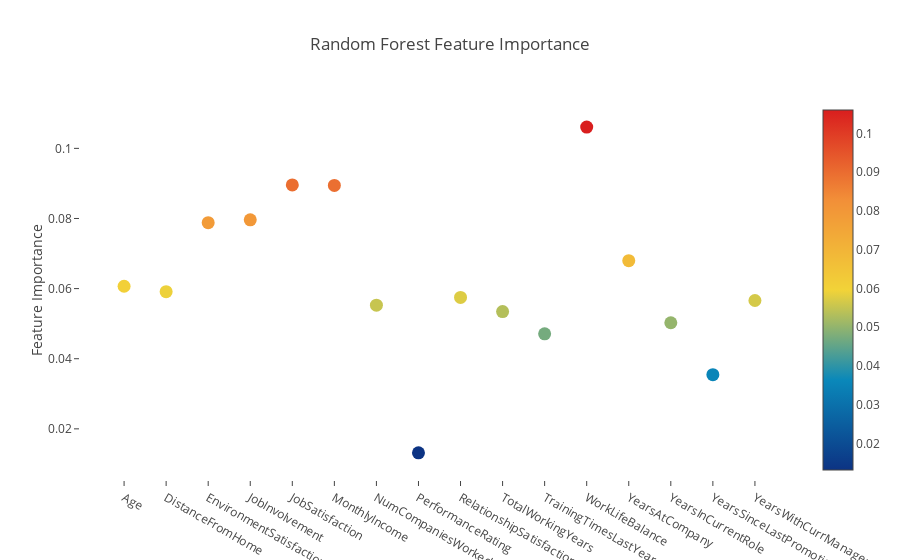

The notebook cell saved with this chart:
### Markdown cell above
### Feature Ranking via the Random Forest 

Among a ton of features we just test, what are the most important features you may ask ? Let's find out with function **feature_importances_** of scikit. Then we're going to plot a graph for a better comparision.

### Code cell
# Scatter plot 
trace = go.Scatter(
    y = rf.feature_importances_,
    x = attrition_final.columns.values,
    mode='markers',
    marker=dict(
        sizemode = 'diameter',
        sizeref = 1,
        size = 13,
        #size= rf.feature_importances_,
        #color = np.random.randn(500), #set color equal to a variable
        color = rf.feature_importances_,
        colorscale='Portland',
        showscale=True
    ),
    text = attrition_final.columns.values
)
data = [trace]

layout= go.Layout(
    autosize= True,
    title= 'Random Forest Feature Importance',
    hovermode= 'closest',
     xaxis= dict(
         ticklen= 5,
         showgrid=False,
        zeroline=False,
        showline=False
     ),
    yaxis=dict(
        title= 'Feature Importance',
        showgrid=False,
        zeroline=False,
        ticklen= 5,
        gridwidth= 2
    ),
    showlegend= False
)
fig = go.Figure(data=data, layout=layout)
py.iplot(fig,filename='scatter2010')

### Figure 1 — Plotly figure (JSON) as saved in the notebook; plotly's stock layout.template omitted (floating-point values rounded to 4 significant figures)
{"data": [{"marker": {"color": [0.06066, 0.05914, 0.07881, 0.07961, 0.08958, 0.08942, 0.05528, 0.01315, 0.05748, 0.05344, 0.04709, 0.1061, 0.06795, 0.05026, 0.03546, 0.05661], "colorscale": "Portland", "showscale": true, "size": 13, "sizemode": "diameter", "sizeref": 1}, "mode": "markers", "text": ["Age", "DistanceFromHome", "EnvironmentSatisfaction", "JobInvolvement", "JobSatisfaction", "MonthlyIncome", "NumCompaniesWorked", "PerformanceRating", "RelationshipSatisfaction", "TotalWorkingYears", "TrainingTimesLastYear", "WorkLifeBalance", "YearsAtCompany", "YearsInCurrentRole", "YearsSinceLastPromotion", "YearsWithCurrManager"], "type": "scatter", "x": ["Age", "DistanceFromHome", "EnvironmentSatisfaction", "JobInvolvement", "JobSatisfaction", "MonthlyIncome", "NumCompaniesWorked", "PerformanceRating", "RelationshipSatisfaction", "TotalWorkingYears", "TrainingTimesLastYear", "WorkLifeBalance", "YearsAtCompany", "YearsInCurrentRole", "YearsSinceLastPromotion", "YearsWithCurrManager"], "y": [0.06066, 0.05914, 0.07881, 0.07961, 0.08958, 0.08942, 0.05528, 0.01315, 0.05748, 0.05344, 0.04709, 0.1061, 0.06795, 0.05026, 0.03546, 0.05661]}], "layout": {"autosize": true, "hovermode": "closest", "showlegend": false, "title": "Random Forest Feature Importance", "xaxis": {"showgrid": false, "showline": false, "ticklen": 5, "zeroline": false}, "yaxis": {"gridwidth": 2, "showgrid": false, "ticklen": 5, "title": "Feature Importance", "zeroline": false}}}
